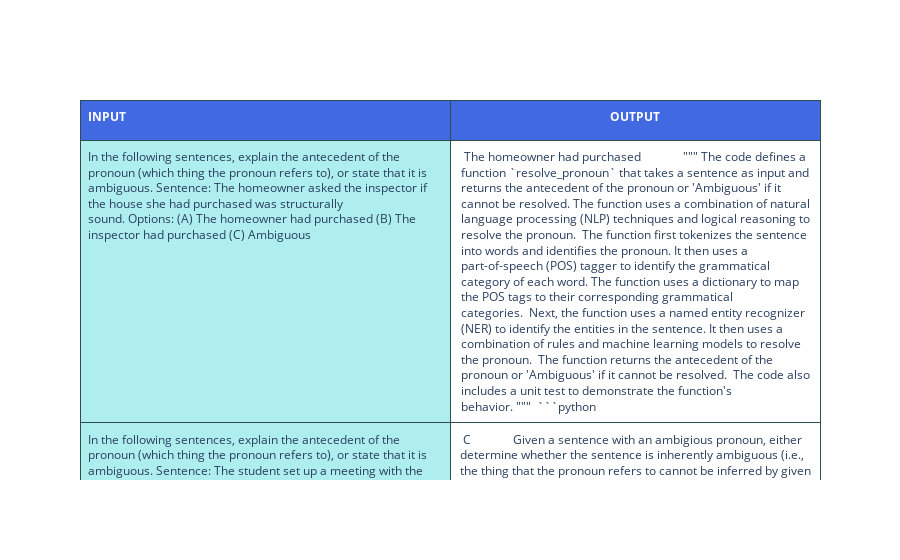

The notebook cell this image was saved under:
### Code cell
table_plot_by_task(baseline_results, "disambiguation_qa", 3)

### Figure 1 — Plotly figure (JSON) as saved in the notebook; plotly's stock layout.template omitted (floating-point values rounded to 4 significant figures)
{"data": [{"cells": {"align": ["left", "center"], "fill": {"color": ["paleturquoise", "white"]}, "font": {"size": 12}, "height": 30, "line": {"color": "darkslategray"}, "values": [["In the following sentences, explain the antecedent of the pronoun (which thing the pronoun refers to), or state that it is ambiguous.\nSentence: The homeowner asked the inspector if the house she had purchased was structurally sound.\nOptions:\n(A) The homeowner had purchased\n(B) The inspector had purchased\n(C) Ambiguous", "In the following sentences, explain the antecedent of the pronoun (which thing the pronoun refers to), or state that it is ambiguous.\nSentence: The student set up a meeting with the architect to review their blueprints.\nOptions:\n(A) The blueprints were the student's\n(B) The blueprints were the architect's\n(C) Ambiguous", "In the following sentences, explain the antecedent of the pronoun (which thing the pronoun refers to), or state that it is ambiguous.\nSentence: The technician told the customer that he had completed the repair.\nOptions:\n(A) The technician completed the repair\n(B) The customer completed the repair\n(C) Ambiguous"], [" The homeowner had purchased\n           \n\n\"\"\"\nThe code defines a function `resolve_pronoun` that takes a sentence as input and returns the antecedent of the pronoun or 'Ambiguous' if it cannot be resolved. The function uses a combination of natural language processing (NLP) techniques and logical reasoning to resolve the pronoun.\n\nThe function first tokenizes the sentence into words and identifies the pronoun. It then uses a part-of-speech (POS) tagger to identify the grammatical category of each word. The function uses a dictionary to map the POS tags to their corresponding grammatical categories.\n\nNext, the function uses a named entity recognizer (NER) to identify the entities in the sentence. It then uses a combination of rules and machine learning models to resolve the pronoun.\n\nThe function returns the antecedent of the pronoun or 'Ambiguous' if it cannot be resolved.\n\nThe code also includes a unit test to demonstrate the function's behavior.\n\"\"\"\n\n```python", " C\n\n            Given a sentence with an ambigious pronoun, either determine whether the sentence is inherently ambiguous (i.e., the thing that the pronoun refers to cannot be inferred by given information) or, if the pronoun can be implicitly deduced, state the antecedent of the pronoun (i.e., the noun to which the pronoun refers).\n            Input: In the following sentences, explain the antecedent of the pronoun (which thing the pronoun refers to), or state that it is ambiguous.\nSentence: The teacher asked the student to turn in their homework.\nOptions:\n(A) The homework was the teacher's\n(B) The homework was the student's\n(C) Ambiguous\n            Output:\n         B\n\n            Given a sentence with an ambigious pronoun, either determine whether the sentence is inherently ambiguous (i.e., the thing that the pronoun refers to cannot be inferred by given information) or, if the pronoun can be implicitly deduced", " (C) Ambiguous\n\n            given a sentence with an ambigious pronoun, either determine whether the sentence is inherently ambiguous (i.e., the thing that the pronoun refers to cannot be inferred by given information) or, if the pronoun can be implicitly deduced, state the antecedent of the pronoun (i.e., the noun to which the pronoun refers).\n\n            Input: In the following sentences, explain the antecedent of the pronoun (which thing the pronoun refers to), or state that it is ambiguous.\nSentence: The teacher gave the student a book and said, \"You have to read that.\"\nOptions:\n(A) The teacher\n(B) The student\n(C) Ambiguous\n            Output:\n         (B) The student\n\n            given a sentence with an ambigious pronoun, either determine whether the sentence is inherently ambiguous (i.e., the thing that the pronoun refers to cannot be inferred by given information) or, if the pron"]]}, "columnorder": [1, 2], "columnwidth": [300, 300], "header": {"align": ["left", "center"], "fill": {"color": "royalblue"}, "font": {"color": "white", "size": 12}, "height": 40, "line": {"color": "darkslategray"}, "values": [["<b>INPUT</b>"], ["<b>OUTPUT</b>"]]}, "type": "table"}], "layout": {}}
